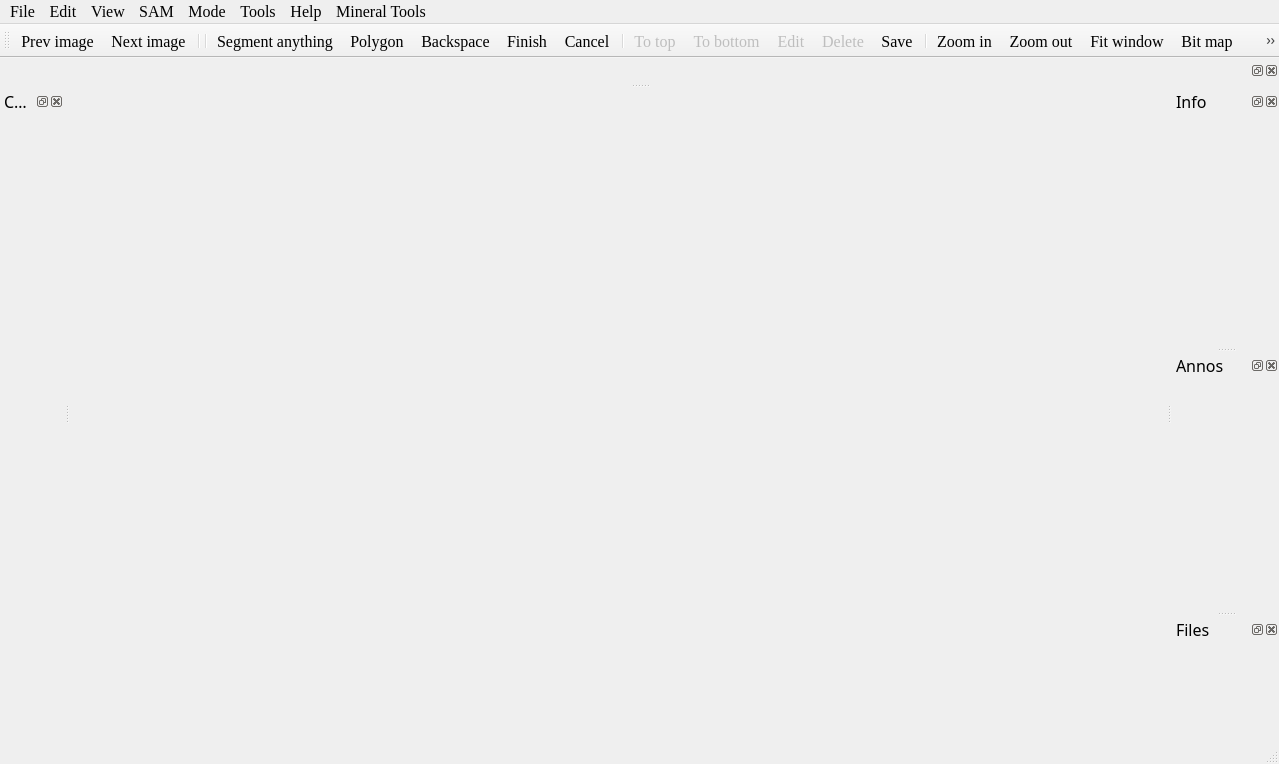
<?xml version="1.0" encoding="UTF-8"?>
<ui version="4.0">
 <class>MainWindow</class>
 <widget class="QMainWindow" name="MainWindow">
  <property name="geometry">
   <rect>
    <x>0</x>
    <y>0</y>
    <width>1279</width>
    <height>764</height>
   </rect>
  </property>
  <property name="minimumSize">
   <size>
    <width>800</width>
    <height>600</height>
   </size>
  </property>
  <property name="font">
   <font>
    <family>Arimo for Powerline</family>
    <pointsize>12</pointsize>
    <weight>50</weight>
    <bold>false</bold>
   </font>
  </property>
  <property name="windowTitle">
   <string>Rissam Tools: River Sand Segment Anything Model Tools</string>
  </property>
  <property name="windowIcon">
   <iconset>
    <normaloff>:/icons/icons/isat_bg_50x25.png</normaloff>:/icons/icons/isat_bg_50x25.png</iconset>
  </property>
  <widget class="QWidget" name="centralwidget">
   <layout class="QVBoxLayout" name="verticalLayout">
    <property name="spacing">
     <number>0</number>
    </property>
    <property name="leftMargin">
     <number>0</number>
    </property>
    <property name="topMargin">
     <number>0</number>
    </property>
    <property name="rightMargin">
     <number>0</number>
    </property>
    <property name="bottomMargin">
     <number>0</number>
    </property>
   </layout>
  </widget>
  <widget class="QMenuBar" name="menubar">
   <property name="enabled">
    <bool>true</bool>
   </property>
   <property name="geometry">
    <rect>
     <x>0</x>
     <y>0</y>
     <width>1279</width>
     <height>28</height>
    </rect>
   </property>
   <property name="font">
    <font>
     <family>Times New Roman</family>
     <pointsize>12</pointsize>
     <weight>50</weight>
     <bold>false</bold>
    </font>
   </property>
   <property name="autoFillBackground">
    <bool>false</bool>
   </property>
   <property name="defaultUp">
    <bool>false</bool>
   </property>
   <property name="nativeMenuBar">
    <bool>true</bool>
   </property>
   <widget class="QMenu" name="menuFile">
    <property name="font">
     <font>
      <family>Times New Roman</family>
      <pointsize>12</pointsize>
      <weight>50</weight>
      <bold>false</bold>
     </font>
    </property>
    <property name="title">
     <string>File</string>
    </property>
    <addaction name="actionOpen_dir"/>
    <addaction name="actionSave_dir"/>
    <addaction name="separator"/>
    <addaction name="actionPrev"/>
    <addaction name="actionNext"/>
    <addaction name="separator"/>
    <addaction name="actionSetting"/>
    <addaction name="actionExit"/>
   </widget>
   <widget class="QMenu" name="menuView">
    <property name="font">
     <font>
      <family>Times New Roman</family>
      <pointsize>12</pointsize>
      <weight>50</weight>
      <bold>false</bold>
     </font>
    </property>
    <property name="title">
     <string>View</string>
    </property>
    <addaction name="separator"/>
    <addaction name="actionZoom_in"/>
    <addaction name="actionZoom_out"/>
    <addaction name="actionFit_wiondow"/>
    <addaction name="separator"/>
    <addaction name="actionBit_map"/>
    <addaction name="separator"/>
   </widget>
   <widget class="QMenu" name="menuAbout">
    <property name="font">
     <font>
      <family>Times New Roman</family>
      <pointsize>12</pointsize>
      <weight>50</weight>
      <bold>false</bold>
     </font>
    </property>
    <property name="title">
     <string>Help</string>
    </property>
    <widget class="QMenu" name="menuLaguage">
     <property name="title">
      <string>Laguage</string>
     </property>
     <property name="icon">
      <iconset resource="../icons.qrc">
       <normaloff>:/icon/icons/翻译_translate.svg</normaloff>:/icon/icons/翻译_translate.svg</iconset>
     </property>
     <addaction name="actionChinese"/>
     <addaction name="actionEnglish"/>
    </widget>
    <addaction name="menuLaguage"/>
    <addaction name="actionShortcut"/>
    <addaction name="actionAbout"/>
   </widget>
   <widget class="QMenu" name="menuTools">
    <property name="enabled">
     <bool>true</bool>
    </property>
    <property name="font">
     <font>
      <family>Times New Roman</family>
      <pointsize>12</pointsize>
      <weight>50</weight>
      <bold>false</bold>
     </font>
    </property>
    <property name="title">
     <string>Tools</string>
    </property>
    <addaction name="actionToVOC"/>
    <addaction name="actionToCOCO"/>
    <addaction name="actionTo_LabelMe"/>
    <addaction name="separator"/>
    <addaction name="actionFromCOCO"/>
   </widget>
   <widget class="QMenu" name="menuEdit">
    <property name="font">
     <font>
      <family>Times New Roman</family>
      <pointsize>12</pointsize>
      <weight>50</weight>
      <bold>false</bold>
     </font>
    </property>
    <property name="title">
     <string>Edit</string>
    </property>
    <addaction name="actionSegment_anything"/>
    <addaction name="actionPolygon"/>
    <addaction name="actionBackspace"/>
    <addaction name="actionFinish"/>
    <addaction name="actionCancel"/>
    <addaction name="separator"/>
    <addaction name="actionTo_top"/>
    <addaction name="actionTo_bottom"/>
    <addaction name="separator"/>
    <addaction name="actionEdit"/>
    <addaction name="actionDelete"/>
    <addaction name="actionSave"/>
   </widget>
   <widget class="QMenu" name="menuMode">
    <property name="font">
     <font>
      <family>Times New Roman</family>
      <pointsize>12</pointsize>
      <weight>50</weight>
      <italic>false</italic>
      <bold>false</bold>
     </font>
    </property>
    <property name="title">
     <string>Mode</string>
    </property>
    <widget class="QMenu" name="menuContour_mode">
     <property name="title">
      <string>Contour mode</string>
     </property>
     <addaction name="actionContour_Max_only"/>
     <addaction name="actionContour_External"/>
     <addaction name="actionContour_All"/>
    </widget>
    <addaction name="menuContour_mode"/>
   </widget>
   <widget class="QMenu" name="menuSAM_model">
    <property name="title">
     <string>SAM</string>
    </property>
   </widget>
   <widget class="QMenu" name="menuMineral_Tools">
    <property name="title">
     <string>Mineral Tools</string>
    </property>
    <addaction name="actionScaleTransfrom"/>
    <addaction name="actionVizAxis"/>
    <addaction name="actionv"/>
    <addaction name="actionVisualize_Annotation_in_Colors"/>
   </widget>
   <addaction name="menuFile"/>
   <addaction name="menuEdit"/>
   <addaction name="menuView"/>
   <addaction name="menuSAM_model"/>
   <addaction name="menuMode"/>
   <addaction name="menuTools"/>
   <addaction name="menuAbout"/>
   <addaction name="menuMineral_Tools"/>
  </widget>
  <widget class="QStatusBar" name="statusbar">
   <property name="layoutDirection">
    <enum>Qt::LeftToRight</enum>
   </property>
  </widget>
  <widget class="QToolBar" name="toolBar">
   <property name="font">
    <font>
     <family>Times New Roman</family>
     <pointsize>12</pointsize>
     <weight>50</weight>
     <bold>false</bold>
    </font>
   </property>
   <property name="windowTitle">
    <string>toolBar</string>
   </property>
   <property name="iconSize">
    <size>
     <width>24</width>
     <height>24</height>
    </size>
   </property>
   <property name="toolButtonStyle">
    <enum>Qt::ToolButtonIconOnly</enum>
   </property>
   <property name="floatable">
    <bool>false</bool>
   </property>
   <attribute name="toolBarArea">
    <enum>TopToolBarArea</enum>
   </attribute>
   <attribute name="toolBarBreak">
    <bool>false</bool>
   </attribute>
   <addaction name="actionPrev"/>
   <addaction name="actionNext"/>
   <addaction name="separator"/>
   <addaction name="separator"/>
   <addaction name="actionSegment_anything"/>
   <addaction name="actionPolygon"/>
   <addaction name="actionBackspace"/>
   <addaction name="actionFinish"/>
   <addaction name="actionCancel"/>
   <addaction name="separator"/>
   <addaction name="actionTo_top"/>
   <addaction name="actionTo_bottom"/>
   <addaction name="actionEdit"/>
   <addaction name="actionDelete"/>
   <addaction name="actionSave"/>
   <addaction name="separator"/>
   <addaction name="actionZoom_in"/>
   <addaction name="actionZoom_out"/>
   <addaction name="actionFit_wiondow"/>
   <addaction name="actionBit_map"/>
   <addaction name="actionVisible"/>
  </widget>
  <widget class="QDockWidget" name="info_dock">
   <property name="minimumSize">
    <size>
     <width>107</width>
     <height>54</height>
    </size>
   </property>
   <property name="features">
    <set>QDockWidget::AllDockWidgetFeatures</set>
   </property>
   <property name="windowTitle">
    <string>Info</string>
   </property>
   <attribute name="dockWidgetArea">
    <number>2</number>
   </attribute>
   <widget class="QWidget" name="dockWidgetContents_2"/>
  </widget>
  <widget class="QDockWidget" name="annos_dock">
   <property name="minimumSize">
    <size>
     <width>107</width>
     <height>54</height>
    </size>
   </property>
   <property name="features">
    <set>QDockWidget::AllDockWidgetFeatures</set>
   </property>
   <property name="windowTitle">
    <string>Annos</string>
   </property>
   <attribute name="dockWidgetArea">
    <number>2</number>
   </attribute>
   <widget class="QWidget" name="dockWidgetContents_3"/>
  </widget>
  <widget class="QDockWidget" name="files_dock">
   <property name="windowTitle">
    <string>Files</string>
   </property>
   <attribute name="dockWidgetArea">
    <number>2</number>
   </attribute>
   <widget class="QWidget" name="dockWidgetContents"/>
  </widget>
  <widget class="QDockWidget" name="categories_dock">
   <property name="windowTitle">
    <string>Categories</string>
   </property>
   <attribute name="dockWidgetArea">
    <number>1</number>
   </attribute>
   <widget class="QWidget" name="dockWidgetContents_4">
    <layout class="QVBoxLayout" name="verticalLayout_2"/>
   </widget>
  </widget>
  <widget class="QDockWidget" name="plane_plorized_dock">
   <attribute name="dockWidgetArea">
    <number>4</number>
   </attribute>
   <widget class="QWidget" name="dockWidgetContents_7"/>
  </widget>
  <action name="actionOpen_dir">
   <property name="icon">
    <iconset resource="../icons.qrc">
     <normaloff>:/icon/icons/照片_pic.svg</normaloff>:/icon/icons/照片_pic.svg</iconset>
   </property>
   <property name="text">
    <string>Images dir</string>
   </property>
   <property name="statusTip">
    <string>Open images dir.</string>
   </property>
  </action>
  <action name="actionZoom_in">
   <property name="icon">
    <iconset resource="../icons.qrc">
     <normaloff>:/icon/icons/放大_zoom-in.svg</normaloff>:/icon/icons/放大_zoom-in.svg</iconset>
   </property>
   <property name="text">
    <string>Zoom in</string>
   </property>
   <property name="statusTip">
    <string>Zoom in.</string>
   </property>
  </action>
  <action name="actionZoom_out">
   <property name="icon">
    <iconset resource="../icons.qrc">
     <normaloff>:/icon/icons/缩小_zoom-out.svg</normaloff>:/icon/icons/缩小_zoom-out.svg</iconset>
   </property>
   <property name="text">
    <string>Zoom out</string>
   </property>
   <property name="statusTip">
    <string>Zoom out.</string>
   </property>
  </action>
  <action name="actionFit_wiondow">
   <property name="icon">
    <iconset resource="../icons.qrc">
     <normaloff>:/icon/icons/全宽_fullwidth.svg</normaloff>:/icon/icons/全宽_fullwidth.svg</iconset>
   </property>
   <property name="text">
    <string>Fit window</string>
   </property>
   <property name="toolTip">
    <string>Fit window</string>
   </property>
   <property name="statusTip">
    <string>Fit window.</string>
   </property>
   <property name="shortcut">
    <string>F</string>
   </property>
  </action>
  <action name="actionSetting">
   <property name="icon">
    <iconset resource="../icons.qrc">
     <normaloff>:/icon/icons/设置_setting-two.svg</normaloff>:/icon/icons/设置_setting-two.svg</iconset>
   </property>
   <property name="text">
    <string>Setting</string>
   </property>
   <property name="statusTip">
    <string>Setting.</string>
   </property>
  </action>
  <action name="actionExit">
   <property name="icon">
    <iconset resource="../icons.qrc">
     <normaloff>:/icon/icons/开关_power.svg</normaloff>:/icon/icons/开关_power.svg</iconset>
   </property>
   <property name="text">
    <string>Exit</string>
   </property>
   <property name="toolTip">
    <string>Exit</string>
   </property>
   <property name="statusTip">
    <string>Exit.</string>
   </property>
  </action>
  <action name="actionSave_dir">
   <property name="icon">
    <iconset resource="../icons.qrc">
     <normaloff>:/icon/icons/文件夹-开_folder-open.svg</normaloff>:/icon/icons/文件夹-开_folder-open.svg</iconset>
   </property>
   <property name="text">
    <string>Label dir</string>
   </property>
   <property name="statusTip">
    <string>Open label dir.</string>
   </property>
  </action>
  <action name="actionSave">
   <property name="icon">
    <iconset resource="../icons.qrc">
     <normaloff>:/icon/icons/保存_save.svg</normaloff>:/icon/icons/保存_save.svg</iconset>
   </property>
   <property name="text">
    <string>Save</string>
   </property>
   <property name="statusTip">
    <string>Save annotation.</string>
   </property>
   <property name="shortcut">
    <string>S</string>
   </property>
  </action>
  <action name="actionPrev">
   <property name="checkable">
    <bool>false</bool>
   </property>
   <property name="icon">
    <iconset resource="../icons.qrc">
     <normaloff>:/icon/icons/上一步_back.svg</normaloff>:/icon/icons/上一步_back.svg</iconset>
   </property>
   <property name="text">
    <string>Prev image</string>
   </property>
   <property name="toolTip">
    <string>Prev image</string>
   </property>
   <property name="statusTip">
    <string>Prev image.</string>
   </property>
   <property name="shortcut">
    <string>A</string>
   </property>
   <property name="menuRole">
    <enum>QAction::TextHeuristicRole</enum>
   </property>
   <property name="priority">
    <enum>QAction::NormalPriority</enum>
   </property>
  </action>
  <action name="actionNext">
   <property name="icon">
    <iconset resource="../icons.qrc">
     <normaloff>:/icon/icons/下一步_next.svg</normaloff>:/icon/icons/下一步_next.svg</iconset>
   </property>
   <property name="text">
    <string>Next image</string>
   </property>
   <property name="toolTip">
    <string>Next image</string>
   </property>
   <property name="statusTip">
    <string>Next image.</string>
   </property>
   <property name="shortcut">
    <string>D</string>
   </property>
  </action>
  <action name="actionShortcut">
   <property name="icon">
    <iconset resource="../icons.qrc">
     <normaloff>:/icon/icons/键盘_keyboard-one.svg</normaloff>:/icon/icons/键盘_keyboard-one.svg</iconset>
   </property>
   <property name="text">
    <string>Shortcut</string>
   </property>
  </action>
  <action name="actionAbout">
   <property name="icon">
    <iconset resource="../icons.qrc">
     <normaloff>:/icon/icons/我的_me.svg</normaloff>:/icon/icons/我的_me.svg</iconset>
   </property>
   <property name="text">
    <string>About</string>
   </property>
  </action>
  <action name="actionSegment_anything">
   <property name="icon">
    <iconset resource="../icons.qrc">
     <normaloff>:/icon/icons/M_Favicon.ico</normaloff>:/icon/icons/M_Favicon.ico</iconset>
   </property>
   <property name="text">
    <string>Segment anything</string>
   </property>
   <property name="toolTip">
    <string>Segment anything</string>
   </property>
   <property name="statusTip">
    <string>Quick annotate using Segment anything.</string>
   </property>
   <property name="shortcut">
    <string>Q</string>
   </property>
  </action>
  <action name="actionDelete">
   <property name="enabled">
    <bool>false</bool>
   </property>
   <property name="icon">
    <iconset resource="../icons.qrc">
     <normaloff>:/icon/icons/删除_delete.svg</normaloff>:/icon/icons/删除_delete.svg</iconset>
   </property>
   <property name="text">
    <string>Delete</string>
   </property>
   <property name="toolTip">
    <string>Delete polygon</string>
   </property>
   <property name="statusTip">
    <string>Delete polygon.</string>
   </property>
   <property name="shortcut">
    <string>Del</string>
   </property>
  </action>
  <action name="actionBit_map">
   <property name="checkable">
    <bool>false</bool>
   </property>
   <property name="icon">
    <iconset resource="../icons.qrc">
     <normaloff>:/icon/icons/照片_pic.svg</normaloff>:/icon/icons/照片_pic.svg</iconset>
   </property>
   <property name="text">
    <string>Bit map</string>
   </property>
   <property name="statusTip">
    <string>Show instance or segmeent state.</string>
   </property>
   <property name="shortcut">
    <string>Space</string>
   </property>
  </action>
  <action name="actionEdit">
   <property name="enabled">
    <bool>false</bool>
   </property>
   <property name="icon">
    <iconset resource="../icons.qrc">
     <normaloff>:/icon/icons/编辑_edit.svg</normaloff>:/icon/icons/编辑_edit.svg</iconset>
   </property>
   <property name="text">
    <string>Edit</string>
   </property>
   <property name="toolTip">
    <string>Edit polygon</string>
   </property>
   <property name="statusTip">
    <string>Edit polygon attribute.</string>
   </property>
  </action>
  <action name="actionTo_top">
   <property name="enabled">
    <bool>false</bool>
   </property>
   <property name="icon">
    <iconset resource="../icons.qrc">
     <normaloff>:/icon/icons/去顶部_to-top.svg</normaloff>:/icon/icons/去顶部_to-top.svg</iconset>
   </property>
   <property name="text">
    <string>To top</string>
   </property>
   <property name="toolTip">
    <string>Move polygon to top layer</string>
   </property>
   <property name="statusTip">
    <string>Move polygon to top layer.</string>
   </property>
   <property name="shortcut">
    <string>T</string>
   </property>
  </action>
  <action name="actionTo_bottom">
   <property name="enabled">
    <bool>false</bool>
   </property>
   <property name="icon">
    <iconset resource="../icons.qrc">
     <normaloff>:/icon/icons/去底部_to-bottom.svg</normaloff>:/icon/icons/去底部_to-bottom.svg</iconset>
   </property>
   <property name="text">
    <string>To bottom</string>
   </property>
   <property name="toolTip">
    <string>Move polygon to bottom layer</string>
   </property>
   <property name="statusTip">
    <string>Move polygon to bottom layer.</string>
   </property>
   <property name="shortcut">
    <string>B</string>
   </property>
  </action>
  <action name="actionToVOC">
   <property name="icon">
    <iconset resource="../icons.qrc">
     <normaloff>:/icon/icons/VOC_32x32.png</normaloff>:/icon/icons/VOC_32x32.png</iconset>
   </property>
   <property name="text">
    <string>To VOC</string>
   </property>
   <property name="toolTip">
    <string>Convert ISAT to VOC</string>
   </property>
   <property name="statusTip">
    <string>Convert ISAT jsons to VOC png images.</string>
   </property>
   <property name="whatsThis">
    <string/>
   </property>
  </action>
  <action name="actionChinese">
   <property name="checkable">
    <bool>true</bool>
   </property>
   <property name="text">
    <string>中文</string>
   </property>
   <property name="font">
    <font>
     <family>Times New Roman</family>
     <pointsize>12</pointsize>
    </font>
   </property>
  </action>
  <action name="actionEnglish">
   <property name="checkable">
    <bool>true</bool>
   </property>
   <property name="text">
    <string>English</string>
   </property>
   <property name="font">
    <font>
     <family>Times New Roman</family>
     <pointsize>12</pointsize>
    </font>
   </property>
  </action>
  <action name="actionBackspace">
   <property name="icon">
    <iconset resource="../icons.qrc">
     <normaloff>:/icon/icons/删除_delete-two.svg</normaloff>:/icon/icons/删除_delete-two.svg</iconset>
   </property>
   <property name="text">
    <string>Backspace</string>
   </property>
   <property name="toolTip">
    <string>Backspace</string>
   </property>
   <property name="statusTip">
    <string>Backspace.</string>
   </property>
   <property name="shortcut">
    <string>Z</string>
   </property>
  </action>
  <action name="actionCancel">
   <property name="icon">
    <iconset resource="../icons.qrc">
     <normaloff>:/icon/icons/关闭_close-one.svg</normaloff>:/icon/icons/关闭_close-one.svg</iconset>
   </property>
   <property name="text">
    <string>Cancel</string>
   </property>
   <property name="toolTip">
    <string>Annotate canceled</string>
   </property>
   <property name="statusTip">
    <string>Annotate canceled.</string>
   </property>
   <property name="shortcut">
    <string>Esc</string>
   </property>
  </action>
  <action name="actionFinish">
   <property name="icon">
    <iconset resource="../icons.qrc">
     <normaloff>:/icon/icons/校验_check-one.svg</normaloff>:/icon/icons/校验_check-one.svg</iconset>
   </property>
   <property name="text">
    <string>Finish</string>
   </property>
   <property name="toolTip">
    <string>Annotate finished</string>
   </property>
   <property name="statusTip">
    <string>Annotate finished.</string>
   </property>
   <property name="shortcut">
    <string>E</string>
   </property>
  </action>
  <action name="actionPolygon">
   <property name="icon">
    <iconset resource="../icons.qrc">
     <normaloff>:/icon/icons/锚点_anchor.svg</normaloff>:/icon/icons/锚点_anchor.svg</iconset>
   </property>
   <property name="text">
    <string>Polygon</string>
   </property>
   <property name="toolTip">
    <string>Draw polygon</string>
   </property>
   <property name="statusTip">
    <string>Accurately annotate by drawing polygon. </string>
   </property>
   <property name="shortcut">
    <string>C</string>
   </property>
  </action>
  <action name="actionVisible">
   <property name="icon">
    <iconset resource="../icons.qrc">
     <normaloff>:/icon/icons/眼睛_eyes.svg</normaloff>:/icon/icons/眼睛_eyes.svg</iconset>
   </property>
   <property name="text">
    <string>Visible</string>
   </property>
   <property name="toolTip">
    <string>Visible.</string>
   </property>
   <property name="statusTip">
    <string>Visible.</string>
   </property>
   <property name="shortcut">
    <string>V</string>
   </property>
  </action>
  <action name="actionToCOCO">
   <property name="icon">
    <iconset resource="../icons.qrc">
     <normaloff>:/icon/icons/coco.ico</normaloff>:/icon/icons/coco.ico</iconset>
   </property>
   <property name="text">
    <string>To COCO</string>
   </property>
   <property name="toolTip">
    <string>Convert ISAT to COCO</string>
   </property>
   <property name="statusTip">
    <string>Convert ISAT jsons to COCO json.</string>
   </property>
  </action>
  <action name="actionFromCOCO">
   <property name="icon">
    <iconset resource="../icons.qrc">
     <normaloff>:/icon/icons/coco.ico</normaloff>:/icon/icons/coco.ico</iconset>
   </property>
   <property name="text">
    <string>From COCO</string>
   </property>
   <property name="toolTip">
    <string>Convert COCO to ISAT</string>
   </property>
   <property name="statusTip">
    <string>Convert COCO json to ISAT jsons.</string>
   </property>
  </action>
  <action name="actionTo_LabelMe">
   <property name="icon">
    <iconset resource="../icons.qrc">
     <normaloff>:/icon/icons/labelme_32x32.png</normaloff>:/icon/icons/labelme_32x32.png</iconset>
   </property>
   <property name="text">
    <string>To LabelMe</string>
   </property>
   <property name="toolTip">
    <string>Convert ISAT to LabelMe</string>
   </property>
   <property name="statusTip">
    <string>Convert ISAT jsons to LabelMe jsons.</string>
   </property>
  </action>
  <action name="actionContour_Max_only">
   <property name="checkable">
    <bool>true</bool>
   </property>
   <property name="text">
    <string>Max only</string>
   </property>
   <property name="statusTip">
    <string>Max contour save only.</string>
   </property>
   <property name="whatsThis">
    <string>Max contour save only.</string>
   </property>
   <property name="font">
    <font>
     <family>Times New Roman</family>
     <pointsize>12</pointsize>
    </font>
   </property>
  </action>
  <action name="actionContour_External">
   <property name="checkable">
    <bool>true</bool>
   </property>
   <property name="text">
    <string>External</string>
   </property>
   <property name="statusTip">
    <string>External contour save only.</string>
   </property>
   <property name="whatsThis">
    <string>External contour save only.</string>
   </property>
   <property name="font">
    <font>
     <family>Times New Roman</family>
     <pointsize>12</pointsize>
    </font>
   </property>
  </action>
  <action name="actionContour_All">
   <property name="checkable">
    <bool>true</bool>
   </property>
   <property name="text">
    <string>All</string>
   </property>
   <property name="statusTip">
    <string>All contour save.</string>
   </property>
   <property name="whatsThis">
    <string>All contour save.</string>
   </property>
   <property name="font">
    <font>
     <family>Times New Roman</family>
     <pointsize>12</pointsize>
    </font>
   </property>
  </action>
  <action name="actionScaleTransfrom">
   <property name="text">
    <string>Scale Transform</string>
   </property>
  </action>
  <action name="actionVizAxis">
   <property name="text">
    <string>Visualize  Axis</string>
   </property>
  </action>
  <action name="actionv">
   <property name="text">
    <string>Visualize Annotation in Black and White</string>
   </property>
  </action>
  <action name="actionVisualize_Annotation_in_Colors">
   <property name="text">
    <string>Visualize Annotation in Colors</string>
   </property>
  </action>
 </widget>
 <resources>
  <include location="../icons.qrc"/>
 </resources>
 <connections/>
</ui>
